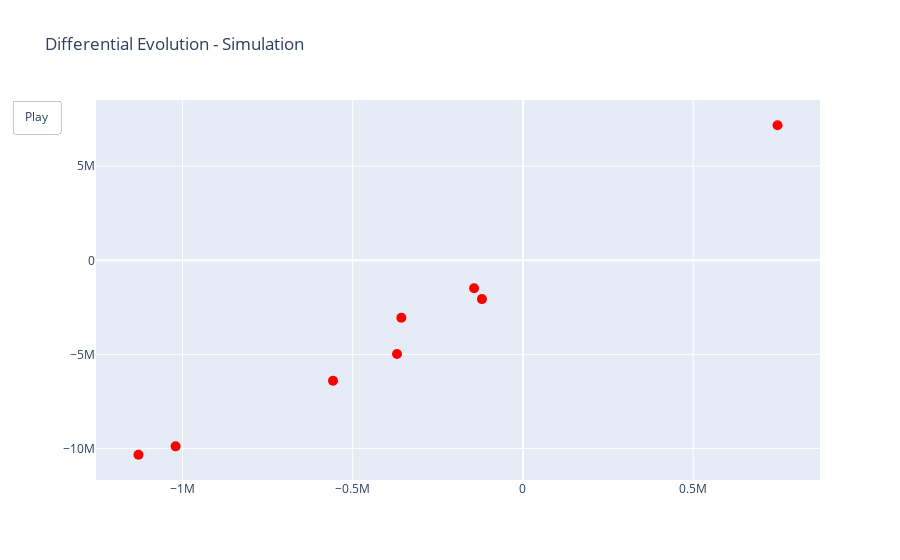

Notebook source saved alongside this figure:
### Markdown cell above
### Conceptual / Classroom Version
- **Purpose:** Illustrates how DE generates new candidate solutions (mutants) from existing population.  
- **Red points:** Current population (candidate solutions).  
- **Green points:** Mutants generated from differences between current vectors.  
- **Blue arrows:** Conceptually show mutation directions.  
- **Note:** Simplified; does **not** perform iterative selection or crossover.

### Code cell
import numpy as np
import plotly.graph_objects as go

def f(x, y):
    return x**2 + y**2

num_particles = 8
num_iterations = 40
F = 0.8  # scaling factor
population = np.random.uniform(-5,5,(num_particles,2))
frames = []

for it in range(num_iterations):
    new_population = population.copy()
    for i in range(num_particles):
        idxs = [j for j in range(num_particles) if j != i]
        a, b, c = population[np.random.choice(idxs,3,replace=False)]
        mutant = a + F * (b - c)
        new_population[i] = mutant
    population = new_population.copy()
    frames.append(go.Frame(
        data=[go.Scatter(x=population[:,0], y=population[:,1],
                         mode='markers', marker=dict(size=10, color='red'))],
        name=f'Iteration {it+1}'
    ))

fig = go.Figure(
    data=[go.Scatter(x=population[:,0], y=population[:,1],
                     mode='markers', marker=dict(size=10, color='red'))],
    layout=go.Layout(title='Differential Evolution - Simulation',
                     updatemenus=[dict(type='buttons',
                                       showactive=False,
                                       buttons=[dict(label='Play',
                                                     method='animate',
                                                     args=[None, {"frame":{"duration":200,"redraw":True},
                                                                  "fromcurrent":True}])])])
)
fig.frames = frames
fig.show()

### Figure 1 — Plotly figure (JSON) as saved in the notebook; plotly's stock layout.template omitted (floating-point values rounded to 4 significant figures)
{"data": [{"marker": {"color": "red", "size": 10}, "mode": "markers", "type": "scatter", "x": [-120600.0, -557900.0, -1020000.0, -357200.0, -143700.0, -370000.0, -1129000.0, 747700.0], "y": [-2060000.0, -6398000.0, -9885000.0, -3055000.0, -1481000.0, -4977000.0, -10330000.0, 7177000.0]}], "layout": {"title": {"text": "Differential Evolution - Simulation"}, "updatemenus": [{"buttons": [{"args": [null, {"frame": {"duration": 200, "redraw": true}, "fromcurrent": true}], "label": "Play", "method": "animate"}], "showactive": false, "type": "buttons"}]}}
